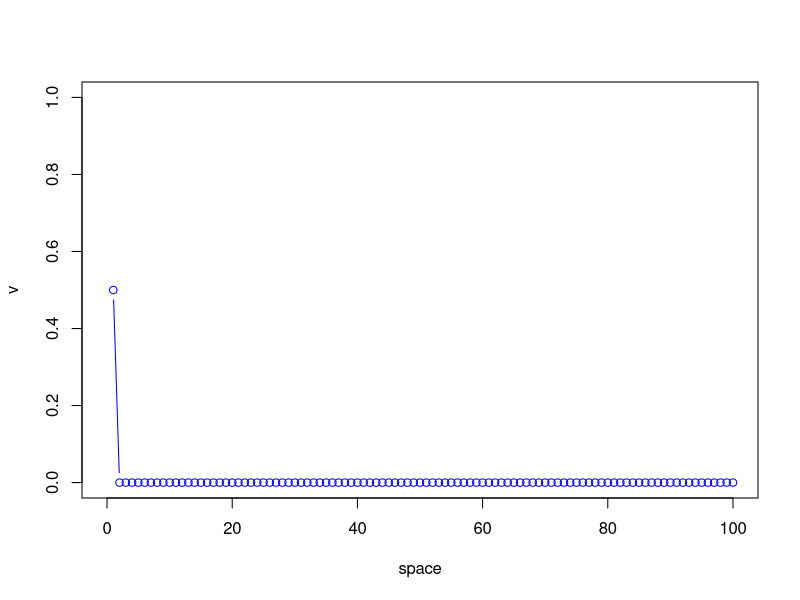
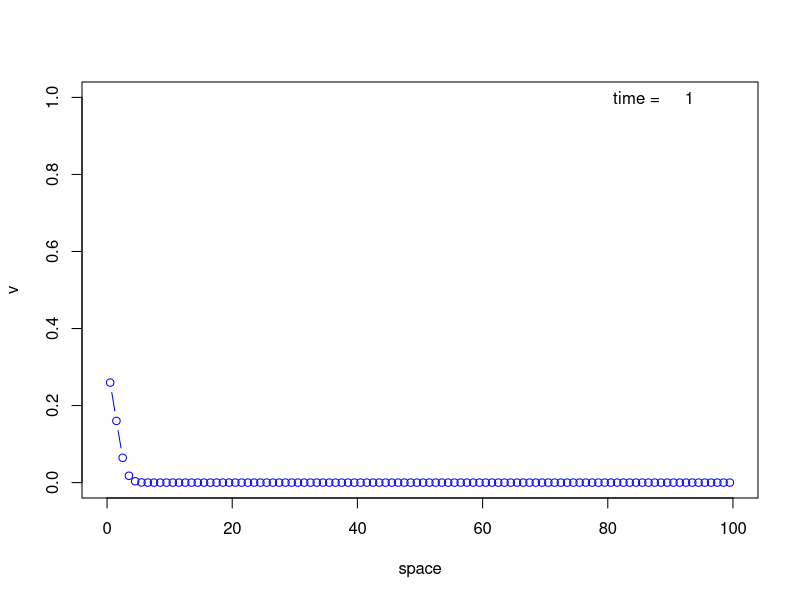
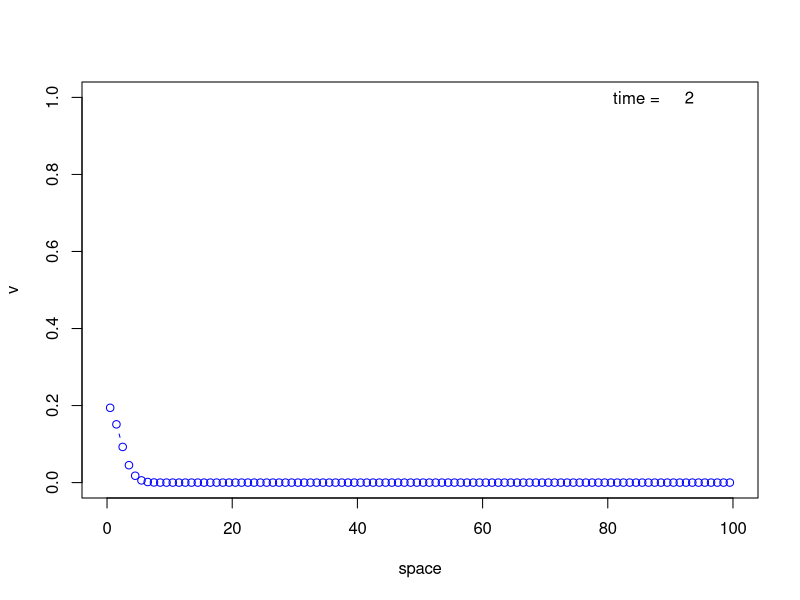
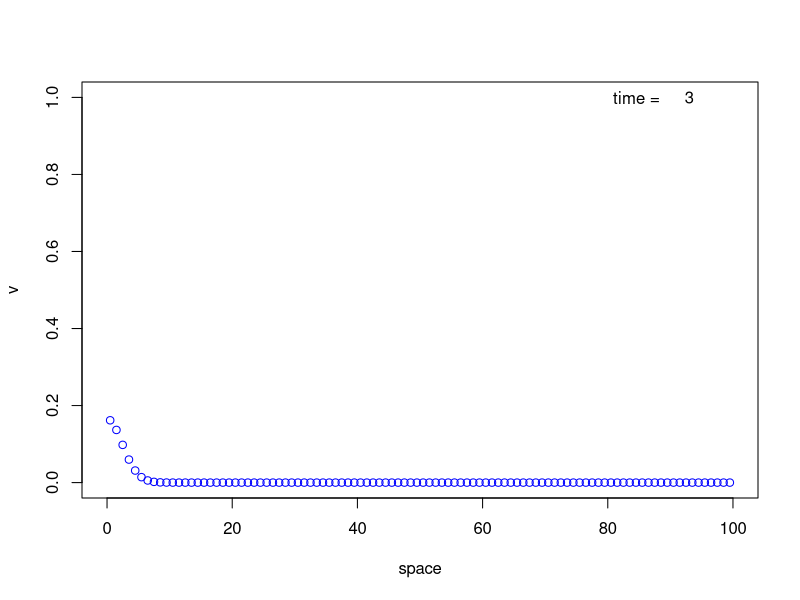
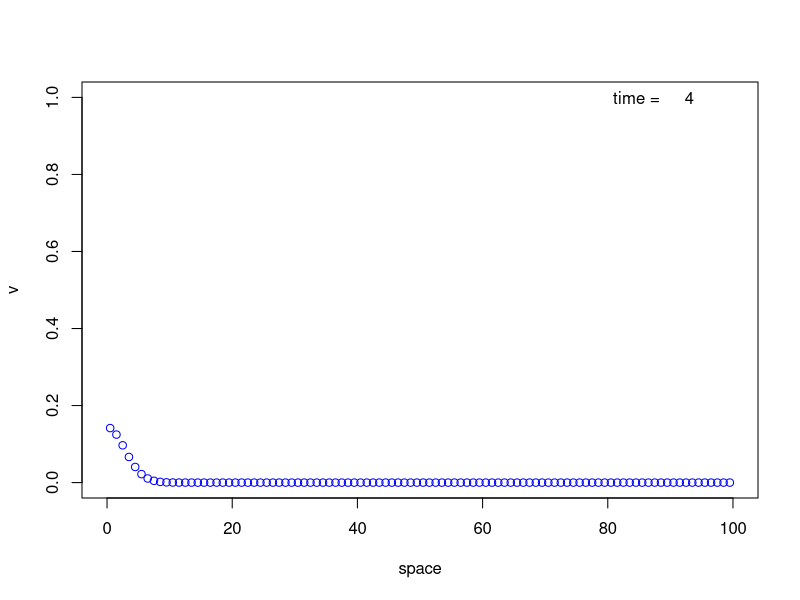
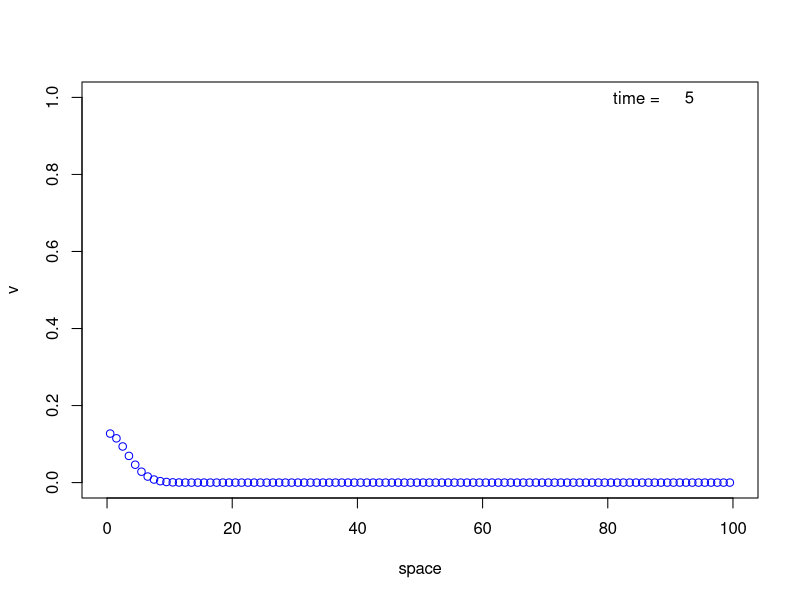
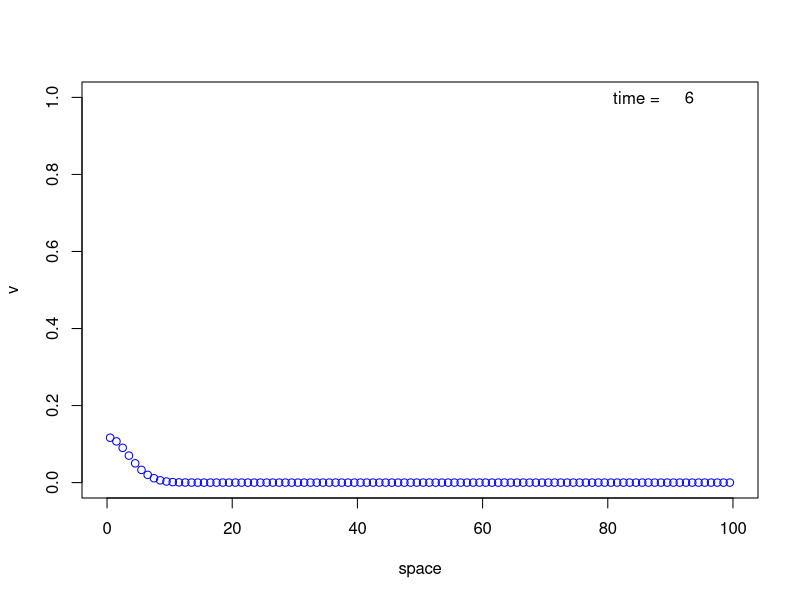
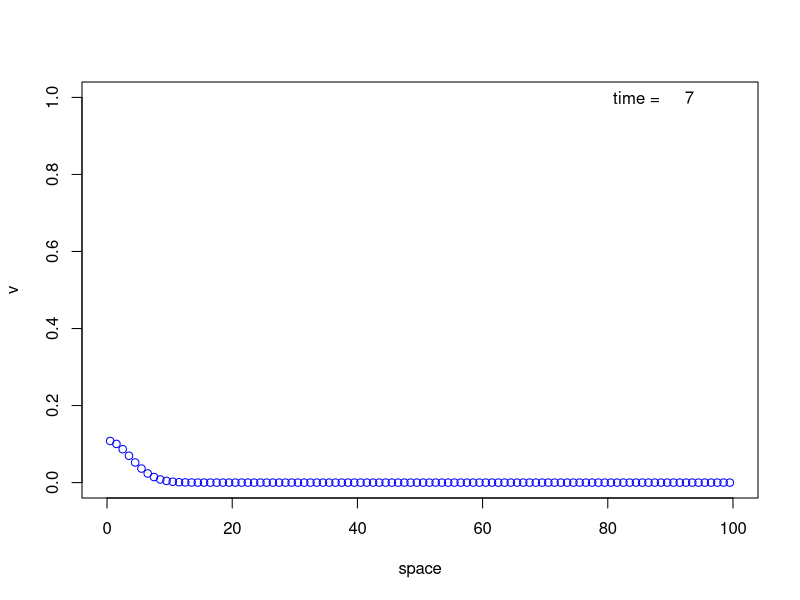

Here is the R script that generated these plots, in order:
#
# # numerically solve logistic with lower threshold on a  1D line with no flux boundaries
#    dv/dt = r*v*(1-v/K)*(v/a-1) + D v_{xx}
#


# set parameters
# --------------

dt     = 0.1        # time step
dx     = 1.0        # space space
Nx      = 100        # number of space steps
Nt      = 1000       # number of time steps
tplot  = 10         # output time steps 

D      = 1.0        # diffusion coefficient
p      = D*dt/dx^2  # fraction jumping left and right one cell per time step

r     = 0.1         # low v decay rate
rdt   = r*dt        # growth rate per time step
K     = 1.0         # carrying capacity
a     = 0.1         # threshold 
v0    = 0.5         # initial amount at the left edge
                
framepause = 0.01   # time to pause between plots

# logistic growth function
#
fv =function(v) rdt*v*(1-v/K)*(v/a-1)

# need p<=1/2 for stability stop if violated
#
if( p > 0.5 ) stop( sprintf("p=%g, p must be less than 0.5, reduce the time step",p ) )

# initialize storage for solution
#--------------------------------
v   = numeric(Nx)
vnew= numeric(Nx)

# time and space variables
#
t   = (0:Nt)*dt
x  = ((1:Nx)-0.5)*dx

# set initial conditions
# ----------------------
v[1] = v0

# plot the initial condition
#
t=0
plot(dx*(1:Nx),v,type='b',col='blue',xlim=c(0,dx*Nx),ylim=c(0,1),xlab='space')

# long pause before main loop to show initial data
#
Sys.sleep(3)



# run simulation
# --------------

for (n in 1:Nt){
  
  # update left boundary point
  #
  vnew[1]=v[1]+p*(v[2]-v[1]) + dt*fv(v[1])

  # loop over interior points
  #
  for (j in 2:(Nx-1)){
	  vnew[j]=v[j]+p*(v[j-1]-2*v[j]+v[j+1]) + dt*fv(v[j])
  }
  
  # update the right boundary point
  #
  vnew[Nx]=v[Nx]+p*(v[Nx-1]-v[Nx]) + dt*fv(v[Nx])
  
  # replace u with the new values
  #
  v=vnew
  
  # make a plot of the solution
  #
  if(n %% tplot == 0){
    t = n*dt
    plot(x,v,type='b',col='blue',xlim=c(0,dx*Nx),ylim=c(0,1),xlab='space')
    text(0.85*Nx,1.0,"time = ")
    text(0.93*Nx,1.0,t)
  }

  # pause
  #
  Sys.sleep(framepause)
                                      
    
  
}  # end loop in time





